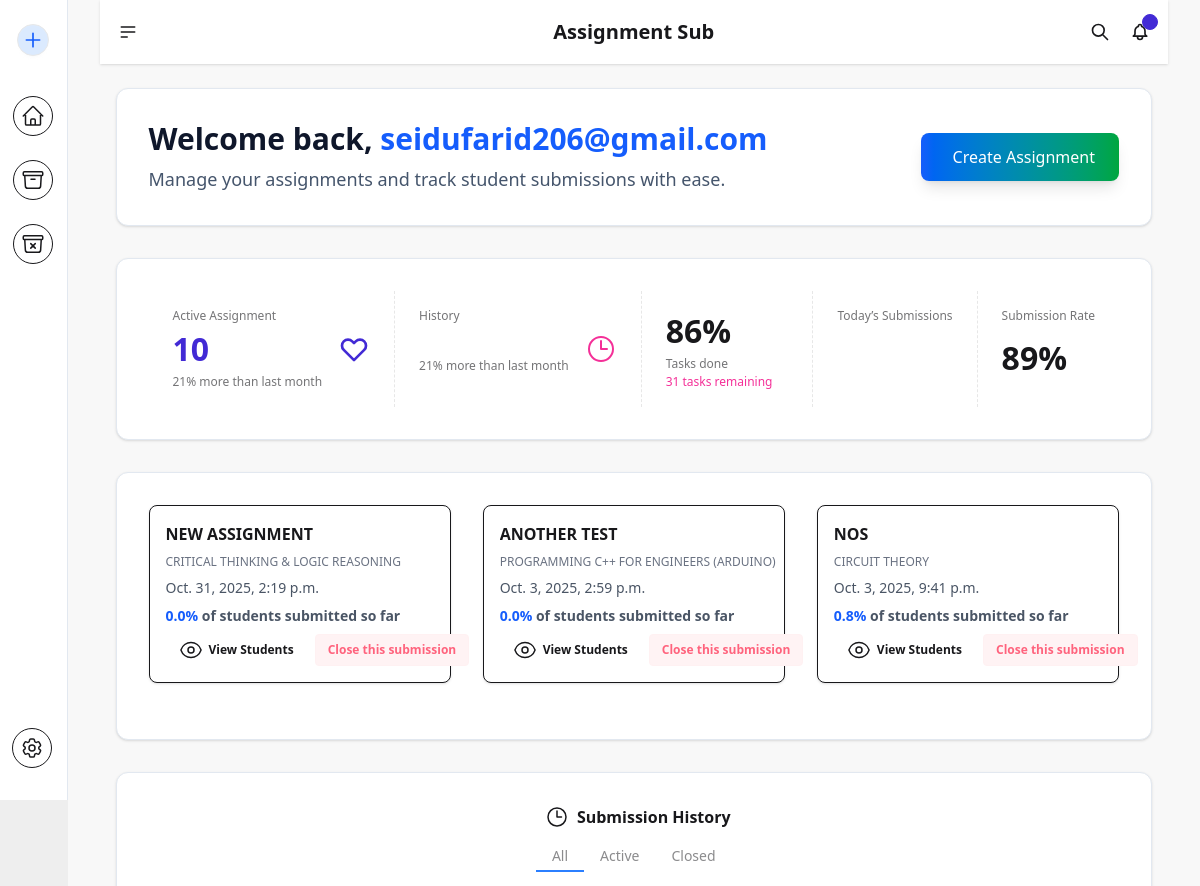
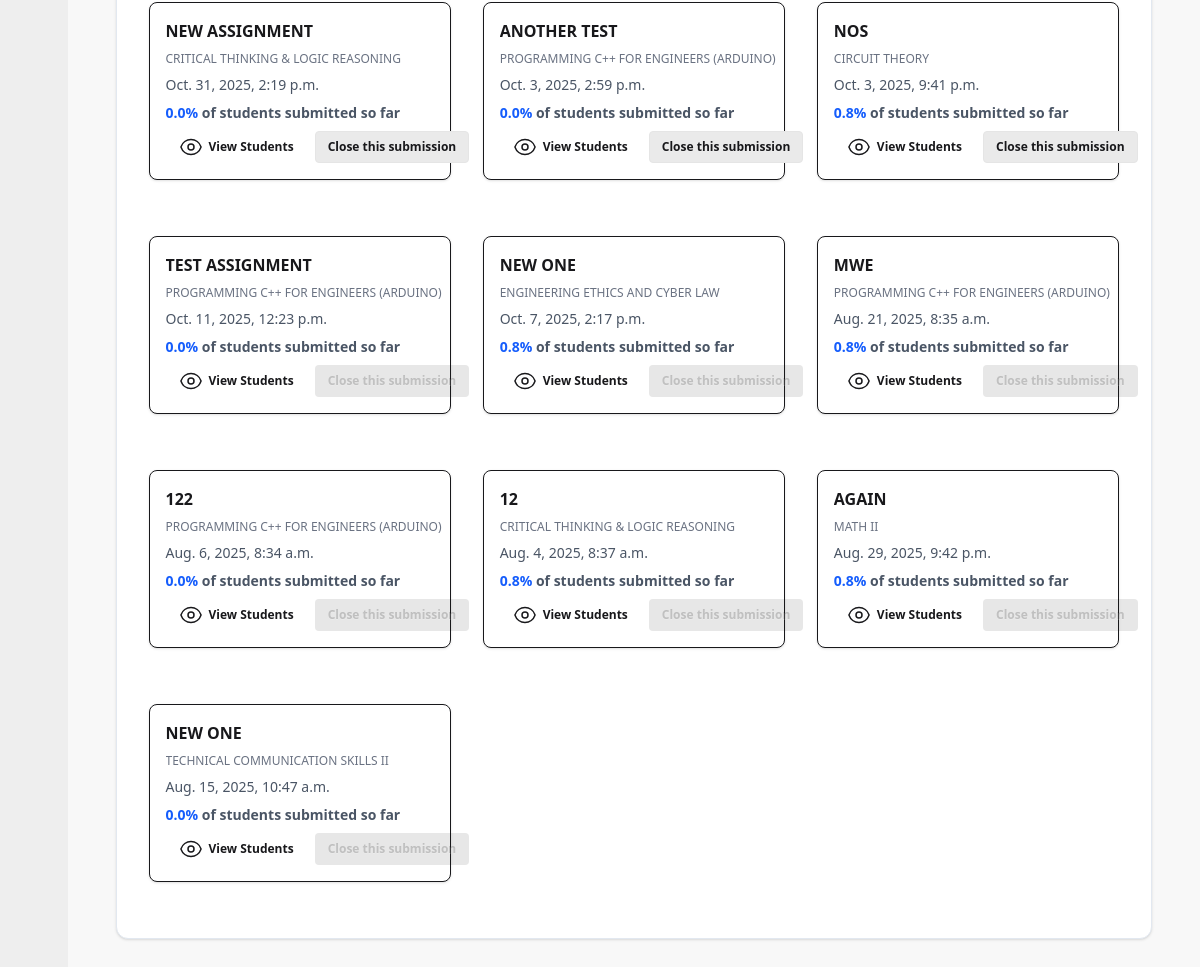
The page /dashboard-admin/ (signed in) on the database its author committed (2 pictures, top to bottom).
### AssignmentSubmission/models.py (models this page shows, shortened)
class CustomUser(AbstractBaseUser, PermissionsMixin):
    student_id = models.CharField(max_length=15, unique=True)
    name = models.CharField(max_length=50)
    email = models.EmailField(unique=True)
    is_active = models.BooleanField(default=True)
    is_staff = models.BooleanField(default=False)  # <-- This is missing
    is_superuser = models.BooleanField(default=False)  # Optional but often needed
    USERNAME_FIELD = 'student_id'
    REQUIRED_FIELDS = ['email']
    objects = CustomUserManager()

class Submission(models.Model):
    class FORMAT_CHOICES(models.TextChoices):
        PDF = ".pdf", "PDF"
        TXT = ".txt", "Text"
        PPT= ".pptx", "Power Point"
        DOCX = ".docx" "Word Document"
    id = models.UUIDField(default=uuid.uuid4, editable=False, primary_key=True)
    title = models.CharField(max_length=20)
    note = models.TextField(default=None, null=True, blank=True)
    lecturer = models.CharField(max_length=50, default=None, null=True, blank=True)
    course = models.ForeignKey(Courses, on_delete=models.CASCADE, default=None, null=True, blank=True)
    format = models.CharField(max_length=20, choices=FORMAT_CHOICES.choices)
    deadline = models.DateTimeField()
    created_at = models.DateTimeField(auto_now_add=True)
    is_open = models.BooleanField(default=True)

class Courses(models.Model):
    name = models.CharField(max_length=50)
    code = models.CharField(max_length=10, unique=True)
    lecturer = models.CharField(max_length=50)
    def __str__(self):
        return f"{self.code} - {self.name}"

### AssignmentSubmission/views.py (the view)
# urls.py: path('dashboard-admin/', admin_dashboard, name='admin-dashboard'),
@login_required
def admin_dashboard(request, status=None):
    sort_field = request.GET.get("sort", "created_at")
    form = SubmissionCreationForm(request.POST)
    sort_dir = request.GET.get("dir", "desc")
    ordering = f"-{sort_field}" if sort_dir == "desc" else sort_field
    submissions = Submission.objects.annotate(
        num_submitted=Count("studentsubmission")
    ).order_by(ordering)
    total_students = PreApprovedStudents.objects.count()
    for submission in submissions:
        submission.submission_ratio = (
            (submission.num_submitted / total_students) * 100
            if total_students > 0
            else 0
        )
    submitted = StudentSubmission.objects.select_related(
        "submission", "student"
    ).filter(student=request.user)
    filter_param = status or request.GET.get("status", "all")
    if filter_param == "active":
        submissions = submissions.filter(is_open=True)
    elif filter_param == "closed":
        submissions = submissions.filter(is_open=False)
    context = {
        "submissions": submissions,
        "total_students": total_students,
        "form": form,
        "filter_param": filter_param,
    }
    if request.headers.get("HX-Request"):
        return render(request, "AssSub/partials/_admin_submissions_list.html", context)
    template = "AssSub/admin_dashboard.html"  # default
    if status == "active":
        template = "AssSub/active_submissions.html"
    elif status == "closed":
        template = "AssSub/closed_submissions.html"
    return render(request, template, context)

### AssignmentSubmission/templates/AssSub/admin_dashboard.html (shortened to what this page needs)
{% extends 'AssSub/admin_base.html' %}
{% block content %}
<section class="bg-white rounded-xl shadow-sm border border-slate-200 mx-4 p-8 mb-8">
    <div class="flex flex-col lg:flex-row lg:items-center lg:justify-between space-y-6 lg:space-y-0">
        <div class="space-y-2">
            <h2 class="text-3xl font-bold text-slate-900">
                Welcome back, <span class="text-wrap text-blue-600">{{ request.user.email }}</span>
            </h2>
            <p class="text-slate-600 text-lg">
                Manage your assignments and track student submissions with ease.
            </p>
        </div>
        <div>
            <button onclick="document.getElementById('submission-create-modal').showModal()"
                class="inline-flex items-center px-6 py-3 bg-gradient-to-r from-blue-600 to-green-600 text-white font-medium rounded-lg hover:from-blue-700 hover:to-purple-700 transition-all duration-200 shadow-lg hover:shadow-xl">
                Create Assignment
            </button>
        </div>
    </div>
</section>
<section class="bg-white rounded-xl shadow-sm border border-slate-200 mx-4 p-8 mb-8">
    <div class="stats stats-vertical lg:stats-horizontal">
        <div class="stat">
            <div class="stat-figure text-primary">
            </div>
            <div class="stat-title">Active Assignment</div>
            <div class="stat-value text-primary">{{ submissions.count }}</div>
            <div class="stat-desc">21% more than last month</div>
        </div>
        <div class="stat">
            <div class="stat-figure text-secondary">
                <svg xmlns="http://www.w3.org/2000/svg" fill="none" viewBox="0 0 24 24" stroke-width="1.5"
                    stroke="currentColor" class="inline-block h-8 w-8 stroke-current">
                    <path stroke-linecap="round" stroke-linejoin="round"
                        d="M12 6v6h4.5m4.5 0a9 9 0 1 1-18 0 9 9 0 0 1 18 0Z" />
                </svg>
            </div>
            <div class="stat-title">History</div>
            <div class="stat-value text-secondary">{{ submitteds.count }}</div>
            <div class="stat-desc">21% more than last month</div>
        </div>
        <div class="stat">
            <div class="stat-value">86%</div>
            <div class="stat-title">Tasks done</div>
            <div class="stat-desc text-secondary">31 tasks remaining</div>
        </div>
        <div class="stat">
            <div class="stat-title">Today’s Submissions</div>
            <div class="stat-value">{{ submissions.is_open.count }}</div>
        </div>
        <div class="stat">
            <div class="stat-title">Submission Rate</div>
            <div class="stat-value"> 89%</div>
        </div>
    </div>
</section>
<section class="bg-white rounded-xl shadow-sm border border-slate-200 mx-4 p-8 mb-8">
    <div class="grid grid-cols-1 md:grid-cols-3 md:gap-8 ">
    {% for submission in submissions %}
    {% if submission.is_open %}
        <div class="flex md:point hover:shadow-xl transition-all duration-200 hover:scale-[1.01] items-center relative justify-between p-4 border rounded-lg shadow-sm bg-white mb-6
            {% if submission.is_open %} cursor-pointer {% else %} cursor-not-allowed {% endif %}"
            onclick="if (window.innerWidth < 768) document.getElementById('modal-{{ submission.id }}').showModal()">
            <div class="flex flex-col">
                <span class="font-semibold truncate">{{ submission.title|upper }}</span>
                <span class="text-xs text-gray-500 py-2 truncate">{{ submission.course.name }}</span>
                <span class="text-sm text-gray-600 pb-2">{{ submission.deadline }}</span>
                <div class="text-sm font-bold text-gray-600">
                   <span class="text-blue-600">{{ submission.submission_ratio|floatformat:1 }}%</span> of students submitted so far
                </div>
                <div class="hidden md:flex">
                <button class="btn btn-sm btn-ghost mt-2"
                    onclick="event.stopPropagation(); document.getElementById('modal-{{ submission.id }}').showModal()">
                    View Students
                </button>
                <button class="btn btn-sm btn-soft btn-error mt-2 ml-2"
                    onclick="event.stopPropagation(); document.getElementById('close-{{ submission.id }}').showModal()">
                    Close this submission
                </button>
            </div>
        </div>
    </div>
    {% endif %}
    {% endfor %}
    </div>
</section>
<section class="bg-white rounded-xl shadow-sm border border-slate-200 mx-4 p-8 mb-8">
    <p class="flex justify-center font-semibold text-center mb-4">
        <svg xmlns="http://www.w3.org/2000/svg" fill="none" viewBox="0 0 24 24" stroke-width="1.5" stroke="currentColor" class="size-6 mx-2">
        <path stroke-linecap="round" stroke-linejoin="round" d="M12 6v6h4.5m4.5 0a9 9 0 1 1-18 0 9 9 0 0 1 18 0Z" />
        </svg>
        Submission History
    </p>
        <div class="flex justify-center mb-4">
            <button
                hx-get="{% url 'admin-dashboard' %}?status=all"
                hx-target="#submissions-container"
                hx-swap="innerHTML"
                class="tab border-b-2 border-blue-500 pb-1 text-gray-500 hover:text-gray-800">
                All
            </button>
            <button
                hx-get="{% url 'admin-dashboard' %}?status=active"
                hx-target="#submissions-container"
                hx-swap="innerHTML"
                class="tab border-b-2 pb-1 text-gray-500 hover:text-gray-800">
                Active
            </button>
            <button
                hx-get="{% url 'admin-dashboard' %}?status=closed"
                hx-target="#submissions-container"
                hx-swap="innerHTML"
                class="tab border-b-2 pb-1 text-gray-500 hover:text-gray-800">
                Closed
            </button>
        </div>
        <div id="submissions-container">
            {% include 'AssSub/partials/_admin_submissions_list.html' %}
        </div>
</section>
{% endblock content %}

### AssignmentSubmission/templates/AssSub/partials/_admin_submissions_list.html (shortened to what this page needs)
<div class="grid grid-cols-1 md:grid-cols-3 md:gap-8 ">
    {% for submission in submissions %}
    <div class="flex md:point hover:shadow-xl transition-all duration-200 hover:scale-[1.01] items-center relative justify-between p-4 border rounded-lg shadow-sm bg-white mb-6 form-step-container
            {% if submission.is_open %} cursor-pointer {% else %} cursor-not-allowed {% endif %}"
            onclick="if (window.innerWidth < 768) document.getElementById('modal-{{ submission.id }}').showModal()">
            <div class="flex flex-col">
                <span class="font-semibold truncate">{{ submission.title|upper }}</span>
                <span class="text-xs text-gray-500 py-2 truncate">{{ submission.course.name }}</span>
                <span class="text-sm text-gray-600 pb-2">{{ submission.deadline }}</span>
                <div class="text-sm font-bold text-gray-600">
                   <span class="text-blue-600">{{ submission.submission_ratio|floatformat:1 }}%</span> of students submitted so far
                </div>
                <div class="hidden md:flex">
                <button class="btn btn-sm btn-ghost mt-2"
                    onclick="event.stopPropagation(); document.getElementById('modal-{{ submission.id }}').showModal()">
                    View Students
                </button>
                {% if submission.is_open %}
                    <button class="btn btn-sm btn-soft mt-2 ml-2"
                        onclick="event.stopPropagation(); document.getElementById('modal-{{ submission.id }}').showModal()">
                        Close this submission
                    </button>
                {% else %}
                <button class="btn btn-sm btn-soft btn-error mt-2 ml-2" disabled
                    onclick="event.stopPropagation(); document.getElementById('close-{{ submission.id }}').showModal()">
                    Close this submission
                </button>
                {% endif %}
            </div>
        </div>
    </div>
    {% endfor %}
    </div>

### AssignmentSubmission/templates/AssSub/partials/_admin_submissions_list.html (style rules this page uses)
.form-step-container { animation: slideInRight 0.4s ease-out; }

### rows shown on the page
CustomUser: user.email "seidufarid206@gmail.com"
Submission: title "NEW ASSIGNMENT", course.name "CRITICAL THINKING & LOGIC REASONING", deadline "Oct. 31, 2025, 2:19 p.m.", submission_ratio "0.0"
Submission: title "ANOTHER TEST", course.name "PROGRAMMING C++ FOR ENGINEERS (ARDUINO)", deadline "Oct. 3, 2025, 2:59 p.m.", submission_ratio "0.0"
Submission: title "NOS", course.name "CIRCUIT THEORY", deadline "Oct. 3, 2025, 9:41 p.m.", submission_ratio "0.8"
Submission: title "TEST ASSIGNMENT", course.name "PROGRAMMING C++ FOR ENGINEERS (ARDUINO)", deadline "Oct. 11, 2025, 12:23 p.m.", submission_ratio "0.0"
Submission: title "NEW ONE", course.name "ENGINEERING ETHICS AND CYBER LAW", deadline "Oct. 7, 2025, 2:17 p.m.", submission_ratio "0.8"
Submission: title "MWE", course.name "PROGRAMMING C++ FOR ENGINEERS (ARDUINO)", deadline "Aug. 21, 2025, 8:35 a.m.", submission_ratio "0.8"
Submission: title "122", course.name "PROGRAMMING C++ FOR ENGINEERS (ARDUINO)", deadline "Aug. 6, 2025, 8:34 a.m.", submission_ratio "0.0"
Submission: title "12", course.name "CRITICAL THINKING & LOGIC REASONING", deadline "Aug. 4, 2025, 8:37 a.m.", submission_ratio "0.8"
Submission: title "AGAIN", course.name "MATH II", deadline "Aug. 29, 2025, 9:42 p.m.", submission_ratio "0.8"
Submission: title "NEW ONE", course.name "TECHNICAL COMMUNICATION SKILLS II", deadline "Aug. 15, 2025, 10:47 a.m.", submission_ratio "0.0"

### other values the page prints
{{ submissions.count }} "10"
